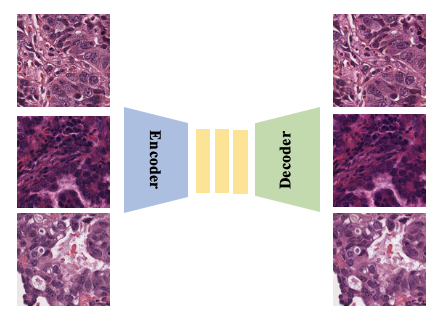
#> input picture images/validation_pretrained_VAE.png, 443 x 321 px; its folder holds only this picture in this run
$ python MSE.py
#> lines starting #> are read from the running program, lines starting #| are printed output that depends on the picture
import argparse
import glob
import os
import cv2
import numpy as np


def main():
    # read path to predicted images, mask and ground truth from paths
    parser = argparse.ArgumentParser()
    parser.add_argument('--pred_path', default="/root/autodl-tmp/histology/predicted/aa_cyclegan/test_latest/images")
    parser.add_argument('--mask_path', default="/root/autodl-tmp/histology/predicted/aa_cyclegan/test_latest/images")
    parser.add_argument('--real_path', default="/root/autodl-tmp/histology/predicted/aa_cyclegan/test_latest/images")
    args = parser.parse_args()

    pred_path = args.pred_path
    real_path = args.real_path
    mask_path = args.mask_path

    # get all predicted images, mask and ground truth from paths under the given paths
    pred_img_lists = sorted(glob.glob(os.path.join(pred_path,"*.png")))
    real_img_lists = sorted(glob.glob(os.path.join(real_path,"*.png")))
    mask_img_lists = sorted(glob.glob(os.path.join(mask_path,"*.png")))

    # they should have the same length
    assert len(pred_img_lists)==len(real_img_lists), "Different Number of inputs"

    mse_rgb = 0


    # loop to get the result
    for i,img in enumerate(pred_img_lists):
        pred = cv2.imread(img)
#> pred is the input picture: shape (321, 443, 3); mean B, G, R 198.6, 186, 204.5
        gray_pred = cv2.cvtColor(pred, cv2.COLOR_BGR2GRAY)
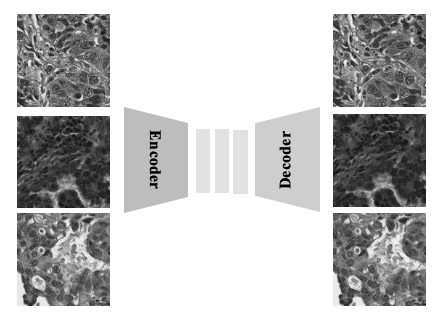
#> gray_pred: shape (321, 443); min 0, max 255, mean 192.9

        gt = cv2.imread(real_img_lists[i])
        gt = cv2.resize(gt,(256,256))
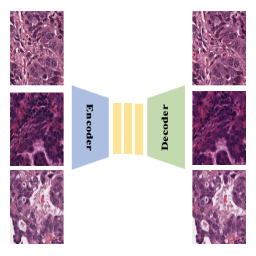
#> gt: shape (256, 256, 3); mean B, G, R 198.7, 186.1, 204.5


        mask = cv2.imread(mask_img_lists[i])
        mask = cv2.resize(mask,(256,256))

#> (the run stopped early here; a loop or call above may not have finished)
